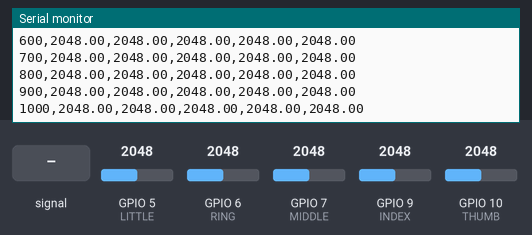
This sketch was run on a simulated ESP32. Parts: the last lines printed to the serial monitor. The inputs (shaded band) are chosen by the test bench; at power-on: GPIO 5 (LITTLE) = 2048, GPIO 6 (RING) = 2048, GPIO 7 (MIDDLE) = 2048, GPIO 9 (INDEX) = 2048, GPIO 10 (THUMB) = 2048 (analog values on the 0–4095 scale).

Above: at 1.2 s.
1.3 s: GPIO 5 (LITTLE) fed a 200 Hz sine of ±327 counts around its level
At 1.41 s:
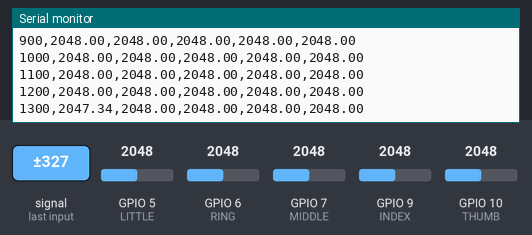
2.8 s: GPIO 5 (LITTLE) set to 2866
At 2.81 s:
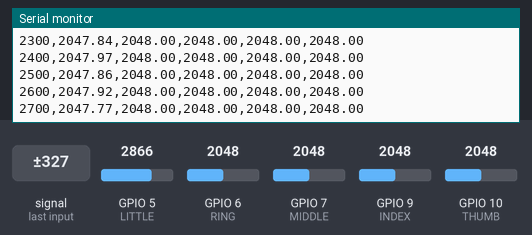
4.3 s: GPIO 6 (RING) set to 2866
At 4.31 s:
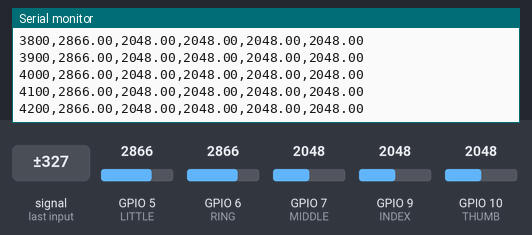
5.8 s: GPIO 7 (MIDDLE) set to 2866
At 5.81 s:
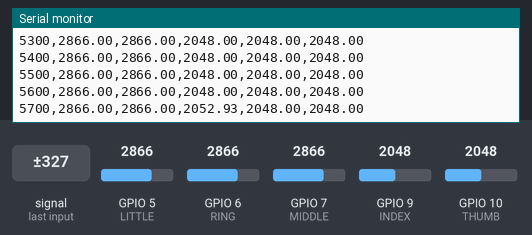
7.3 s: GPIO 9 (INDEX) set to 2866
At 7.31 s:
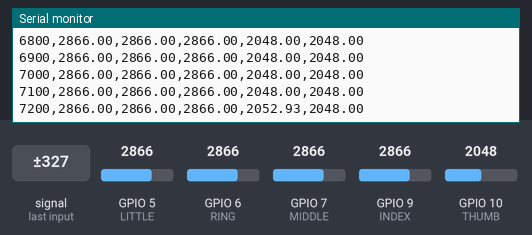
8.8 s: GPIO 10 (THUMB) set to 2866
At 8.81 s:
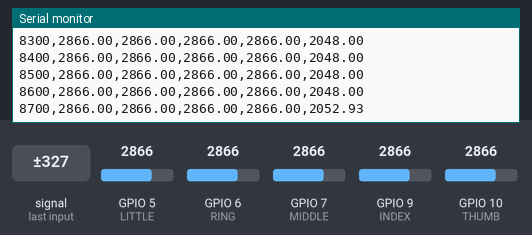
Timing chart, 0 to 11.3 s (numbered marks = the images above; inputs shaded):
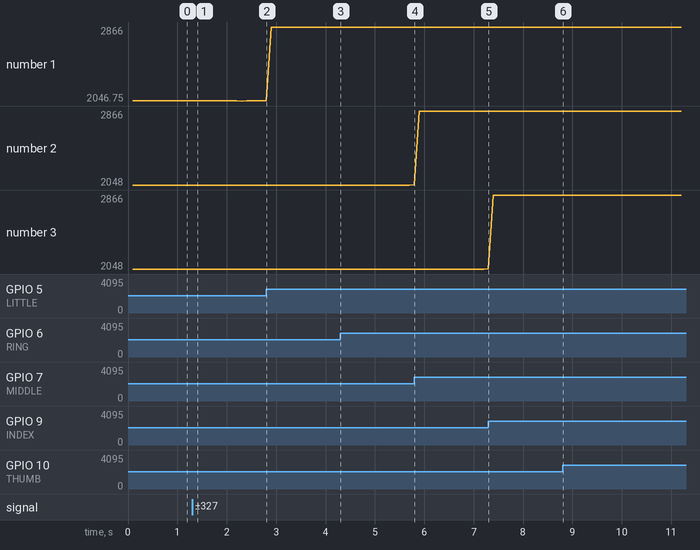

The sketch:

Motion_sensing.ino
```cpp
/**
 * Flex sensor test - Averaged over 100ms
 */
#include "WiFi.h"
#include "esp_now.h"

#define LITTLE 5
#define RING 6
#define MIDDLE 7
#define INDEX 9
#define THUMB 10

void setup() {
  Serial.begin(115200);
  analogReadResolution(12);
}

void loop() {
  unsigned long timestamp = millis();
  unsigned long startTime = millis();
  unsigned long littlef = 0;
  unsigned long ringf = 0;
  unsigned long middlef = 0;
  unsigned long indexf = 0;
  unsigned long thumbf = 0;
  unsigned long count = 0;

  // Collect samples for 100 milliseconds
  while (millis() - startTime < 100) {
    littlef += analogRead(LITTLE);
    ringf += analogRead(RING);
    middlef += analogRead(MIDDLE);
    indexf += analogRead(INDEX);
    thumbf += analogRead(THUMB);
    count++;
  }

  // Calculate the average raw value
  float littlef_avg = (float)littlef / count;
  float ringf_avg = (float)ringf / count;
  float middlef_avg = (float)middlef / count;
  float indexf_avg = (float)indexf / count;
  float thumbf_avg = (float)thumbf / count;


  Serial.print(timestamp);
  Serial.print(",");
  Serial.print(littlef_avg);
  Serial.print(",");
  Serial.print(ringf_avg);
  Serial.print(",");
  Serial.print(middlef_avg);
  Serial.print(",");
  Serial.print(indexf_avg);
  Serial.print(",");
  Serial.println(thumbf_avg);
}
```

Measured:
- after the input at 1.3 s, the serial monitor: prints a new line after 0.10 s (image 1)
- after the input at 5.8 s, the serial monitor: prints a new line at once (image 4)
- after the input at 7.3 s, the serial monitor: prints a new line at once (image 5)
- after the input at 8.8 s, the serial monitor: prints a new line at once (image 6)
- plotted number 1: 2048 → 2047.92 after the input at 1.3 s, 2047.92 → 2866 after the input at 2.8 s
